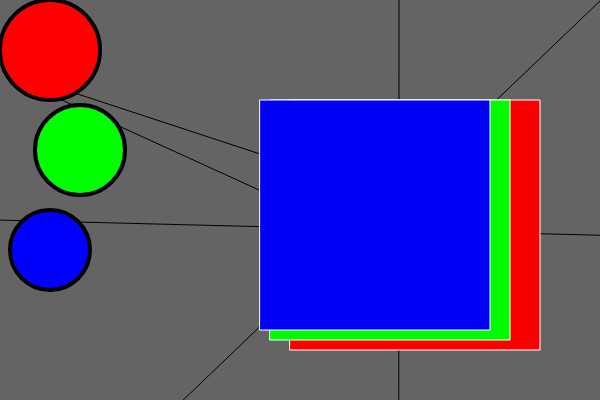
Frame 1 (no input)
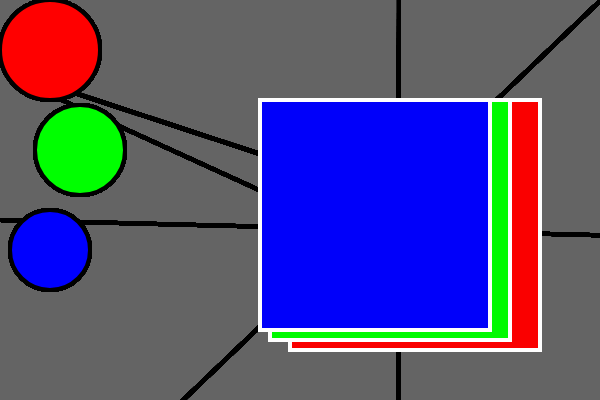
Frame 60 (no input)
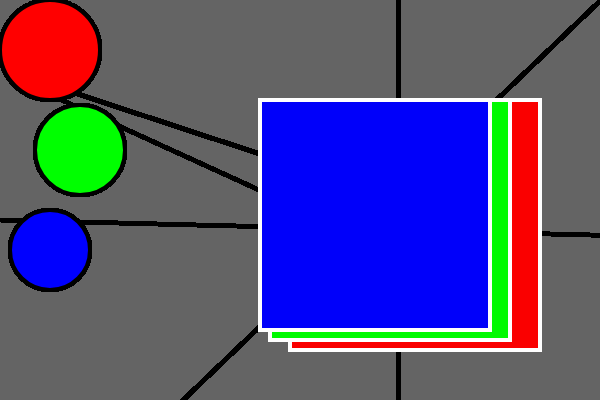
Frame 120 (the mouse pressed at the canvas centre since frame 60)

The p5.js sketch that drew these frames (run headless with seeded random() and noise() and a simulated clock; from frame 60 on, the mouse is pressed at the canvas centre):

// p5.js sketch
// ── sketch.js
function setup(){
    createCanvas(600,400);
    background(100,100,100);
    
}

function draw(){
 line(35, 80, 400, 200);
 line(40, 90, 500, 300);
 line(-10,585,10000,-9000);
 line(-200, 215, 30050, 980);
 line(399, -.1, 91, 499990);
 
 
 stroke(255,255,255);
 fill(250,0,0);
 rect(290,100,250,250);
 stroke(255,255,255);
 fill(0,250,0);
 rect(270,100,240,240);
 stroke(255,255,255);
 fill(0,0,250);
 rect(260,100,230,230);

 stroke(0,0,0);
 strokeWeight(4);
 fill(0,0,255);
 ellipse(50,250,80,80);
 stroke(0,0,0);
 strokeWeight(4);
 fill(0,255,0);
 ellipse(80,150,90,90);
 stroke(0,0,0);
 strokeWeight(4);
 fill(255,0,0);
 ellipse(50,50,100,100);
  
}
    
   /* draw me 2 ellipses 
        draw me 2 rectangles
        draw me 4 lines (1 with a positive slope, 1 with a neg slope,)
        1 with a slope of 0, and 1 with a slope of undefined.*/
// ── script.js
alert("testing to see if this works");
// ── style.css
body{
    background-color: ;

}
